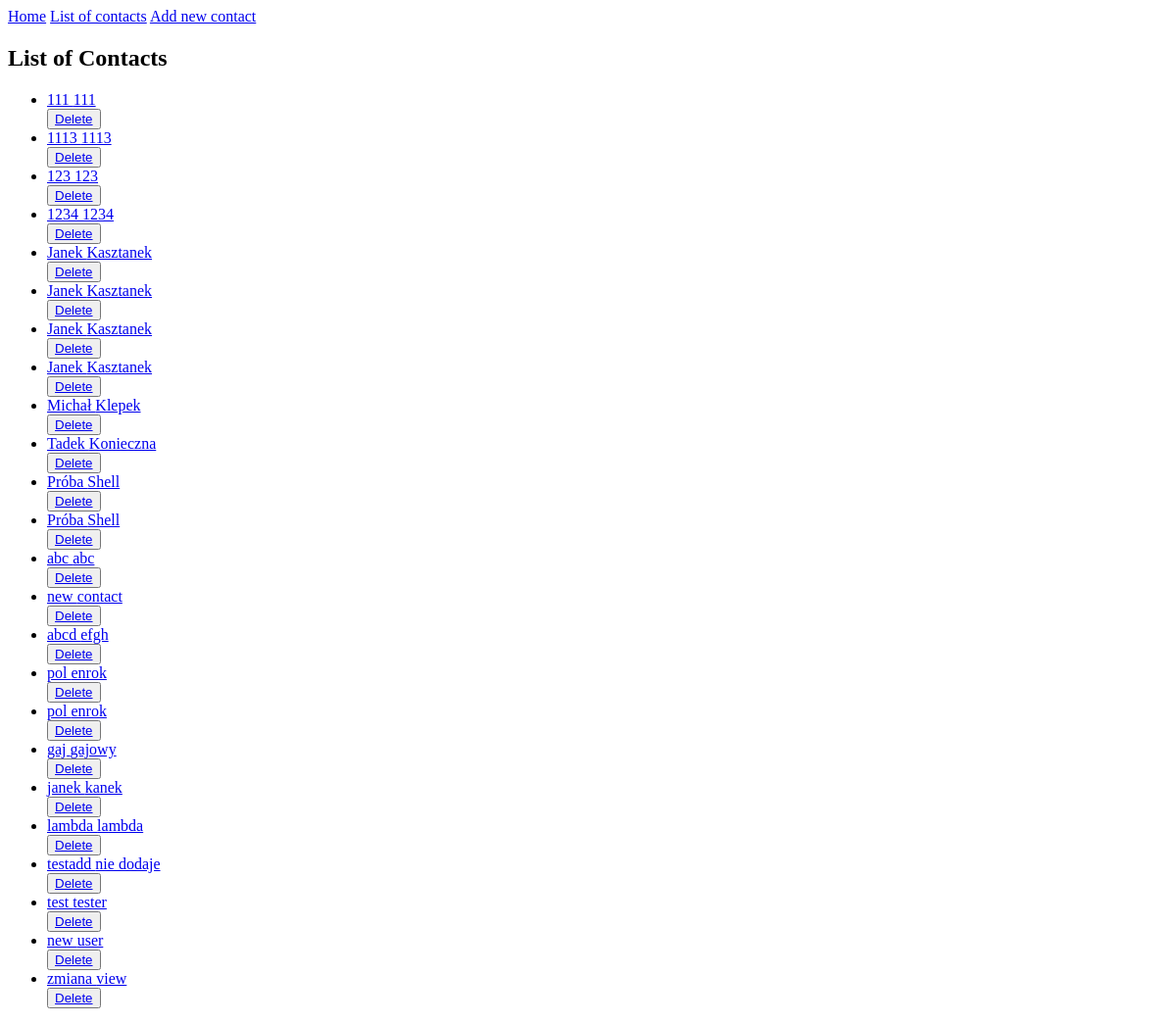
/phonebookapp/contacts/, run on an earlier commit of the app's database.
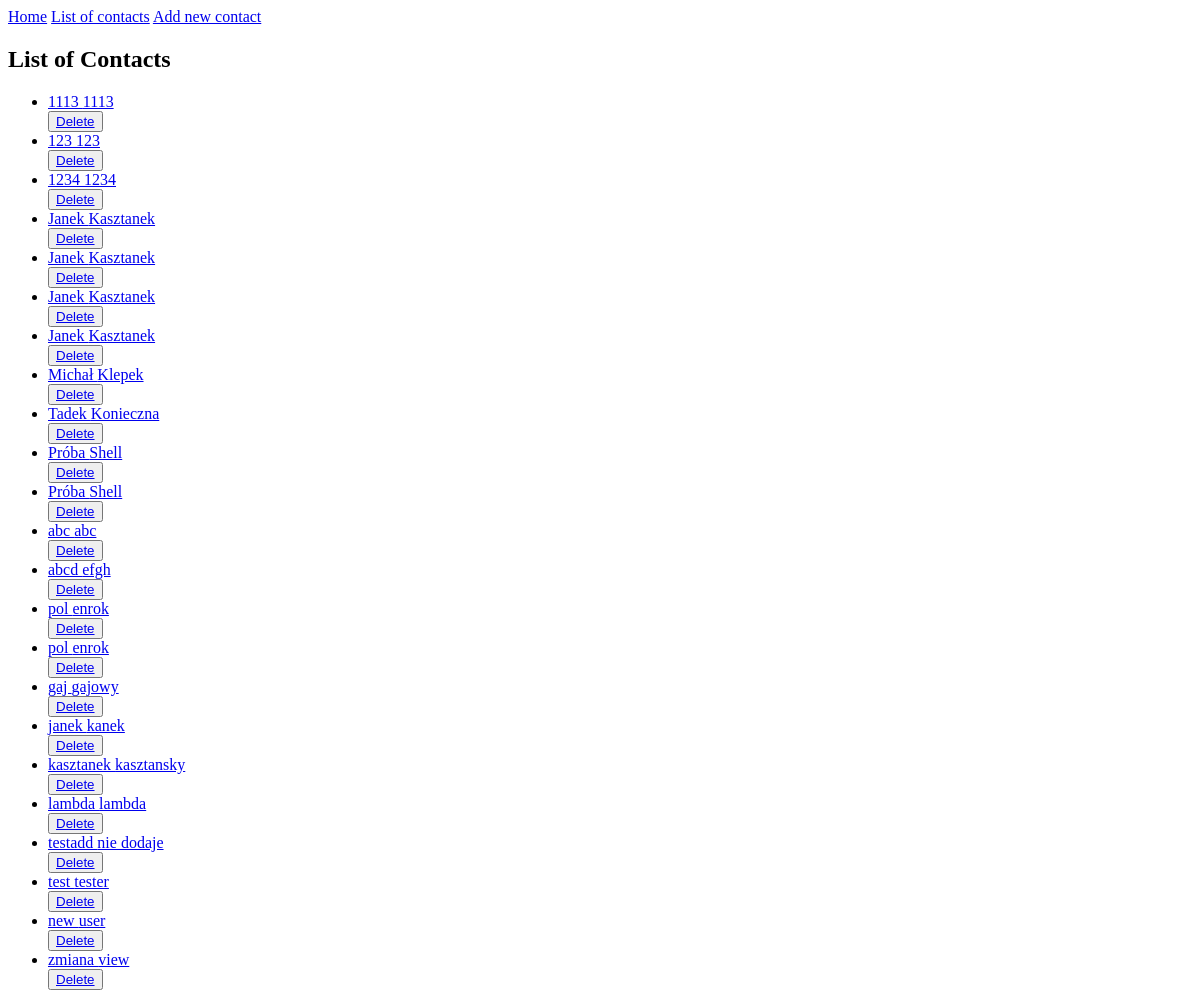
And on a later commit of the database.
### PhonebookApp/models.py (models this page shows, shortened)
class Person(models.Model):
    name = models.CharField('Name', max_length=50)
    surname = models.CharField('Surname', max_length=50)

### PhonebookApp/views.py (the view)
# urls.py: path('contacts/', views.contact_list, name='contact-list'),
def contact_list(request):
    contacts = Person.objects.order_by('surname')
    return render(request, 'contact_list.html', {'contacts': contacts})

### templates/contact_list.html (shortened to what this page needs)
{% extends 'base.html' %}
{% block content %}
{% if contacts %}
    <h2>List of Contacts</h2>
    <ul>
    {% for person in contacts %}
        <li><a href="/phonebookapp/{{ person.id }}/">{{ person.name }} {{ person.surname }}</a></li>
        <button type="button">
            <a href="{% url "delete" person.id %}">Delete</a>
        </button>
    {% endfor %}
    </ul>
    {% else %}
    <p>There is no contacts in phonebook</p>
{% endif %}
{% endblock %}

What changed in the data, as far as the page shows it:
removed Person: name "111", surname "111"
removed Person: name "new", surname "contact"
added Person: name "kasztanek", surname "kasztansky"
